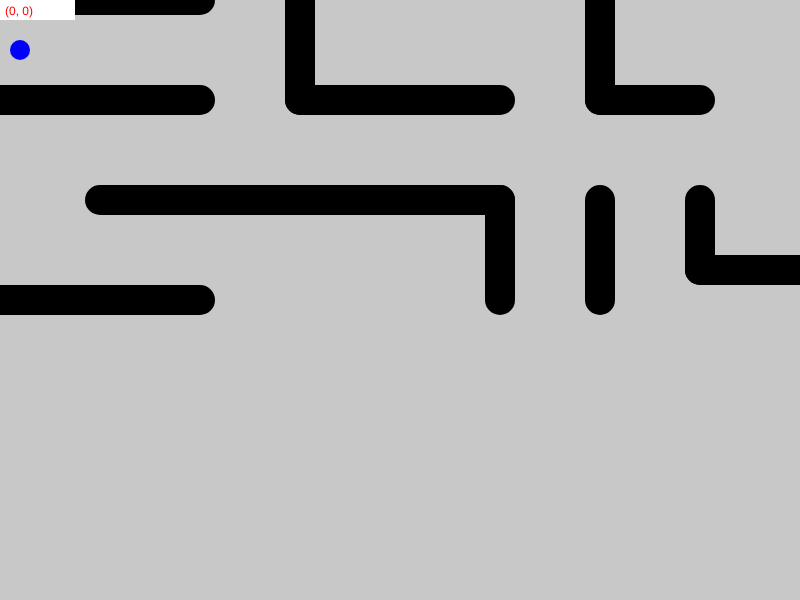
Frame 1 (no input)
Frame 60 (no input): identical to frame 1, image omitted
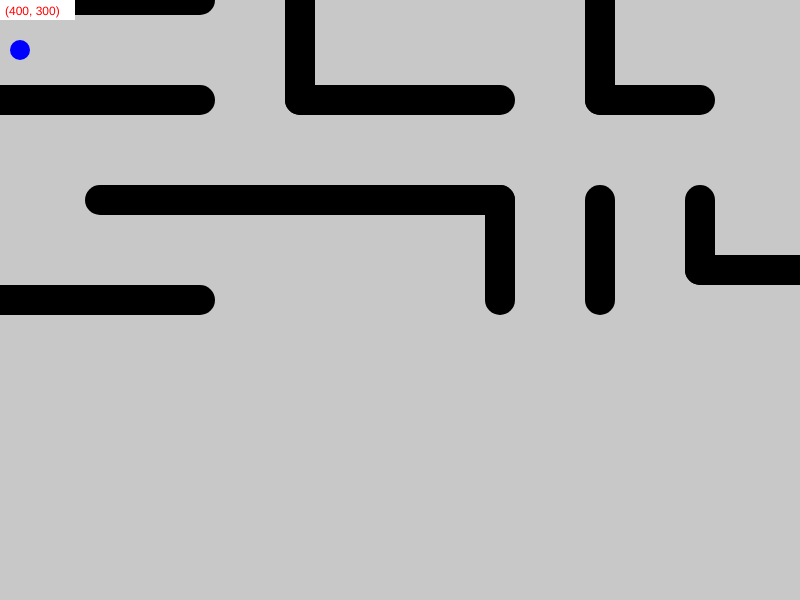
Frame 120 (the mouse pressed at the canvas centre since frame 60)

The p5.js sketch that drew these frames (run headless with seeded random() and noise() and a simulated clock; from frame 60 on, the mouse is pressed at the canvas centre):

// p5.js sketch
// ── sketch.js
let x = 100;
let y = 100;

function setup() {
  createCanvas(800, 600);
  background(200);
  city(x,y);
  car();
}

function draw() {
  //white background rectangle
  noStroke();
  fill(255);
  rect(0, 0, 75, 20);
  //text showing mouse coordinates
  fill(255, 0, 0);
  text("("+mouseX + ", " + mouseY+")", 5, 15);

}

function keyPressed(){
if (keyCode === LEFT_ARROW){

    translate(x = x + 20,0);
    background(200);
city(x,y);
  }
  else if (keyCode === RIGHT_ARROW){

    translate(x = x - 20,0);
    background(200);
    city(x,y);
  }
}

// class Car {
// 	//every ball needs an x value, a y value, and a speed
// 	constructor(x,y, speed){
// 		this.x = x;
//     		this.y = y;
// 	}
//
// 	// draw a ball on the screen at x,y
// 	drawCar(){
//     		stroke(0);
//         	car();
// 	}
//
// 	//update the location of the ball, so it moves across the screen
// 	moveCar(){
//
// 		this.x = this.x;
// 		this.y = this.y+.5;
// 	}
//
// 	// //if the ball hits the paddle, change the speed value to negative (send it in the opposite direction)
//   // 	bounceCar(){
//   //   		if (this.x >= mouseX-3 && this.x <= mouseX+3 && this.y > mouseY-40 && this.y < mouseY+40){
//   //     			this.speed = -this.speed;
//   //           point=point+1;
//   //           stroke(paddleC[int(random(0, paddleC.length))]);
//   //   		}
//   // 	}
// }

function city(x,y){//make all cordinates x100,y100
  strokeWeight(30);
  stroke('black')
  line(x-100,y-100,x+100,y-100);
  line(x-100,y,x+100,y);
  line(x+200,y-100,x+200,y);
  line(x+200,y,x+400,y);
  line(x+500,y-100,x+500,y);
  line(x+500,y,x+600,y);
  line(x,y+100,x+400,y+100);
  line(x+400,y+100,x+400,y+200);
  line(x+500,y+100,x+500,y+200);
  line(x+600,y+100,x+600,y+170);
  line(x+600,y+170,x+700,y+170);
  line(x-100,y+200,x+100,y+200);
}

function car(x,y){
  strokeWeight(10);
  stroke('blue');
  ellipse(20,50,10,10);
}
